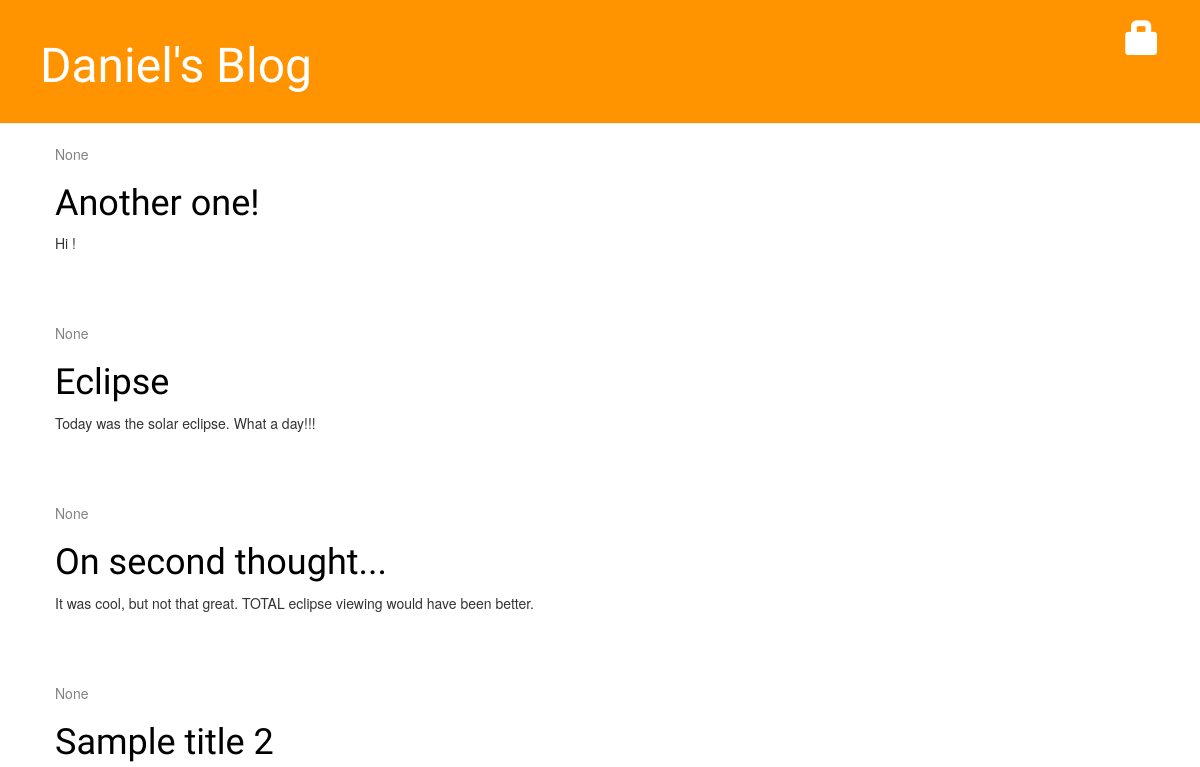
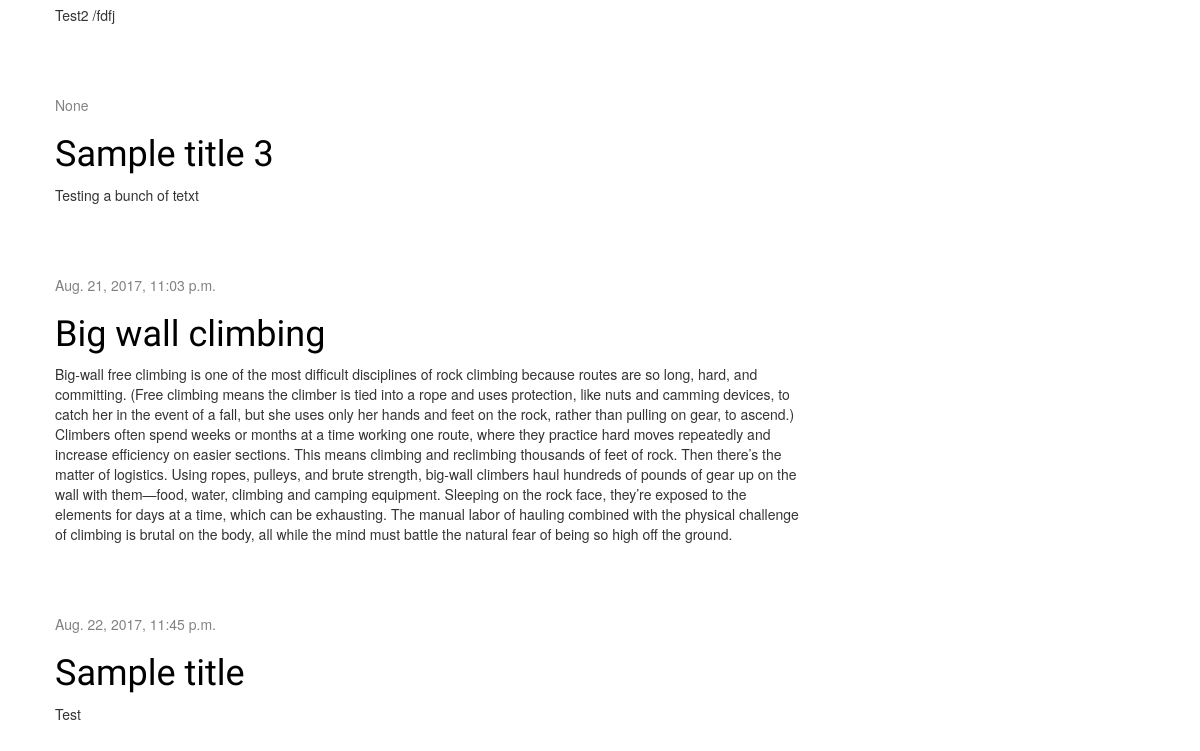
The app's page /, older data (2 pictures, top to bottom).
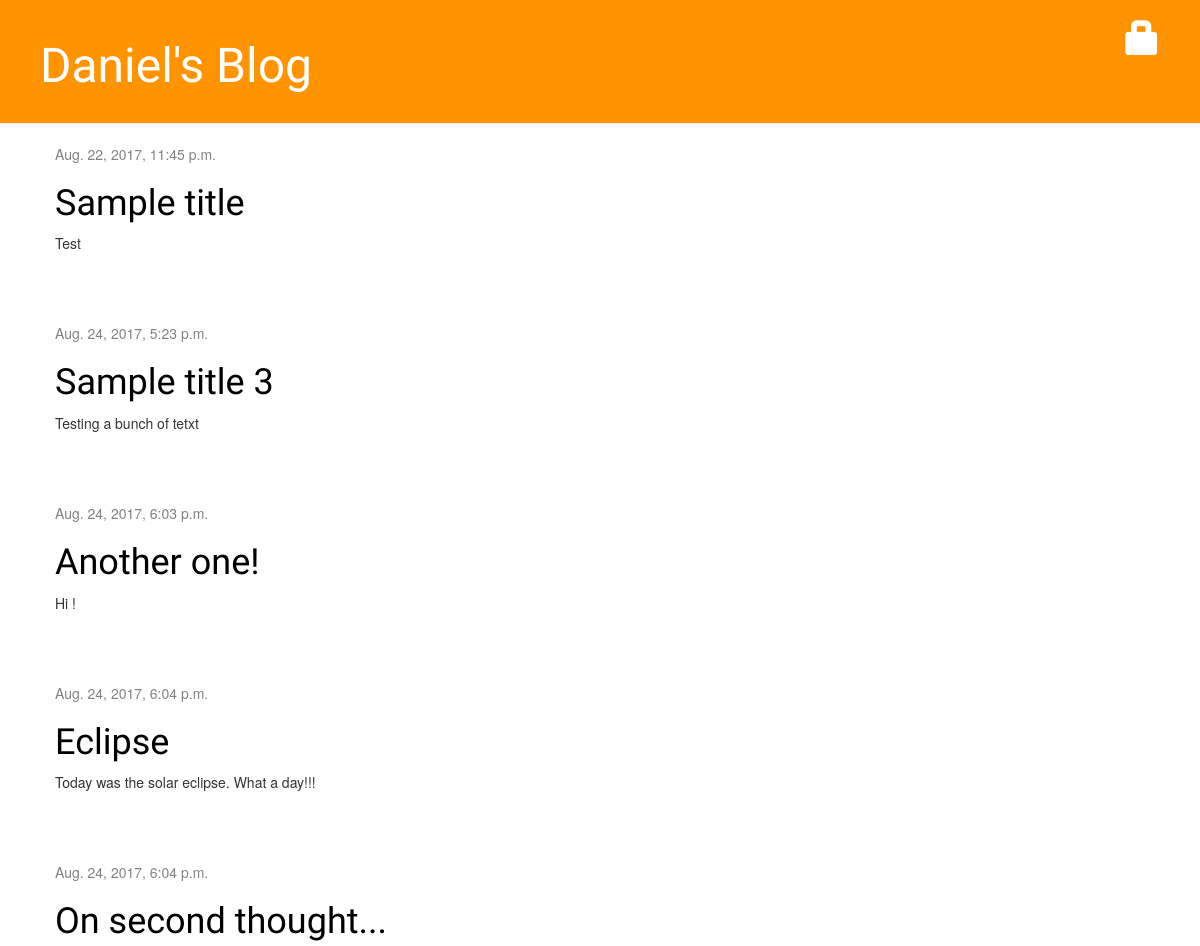
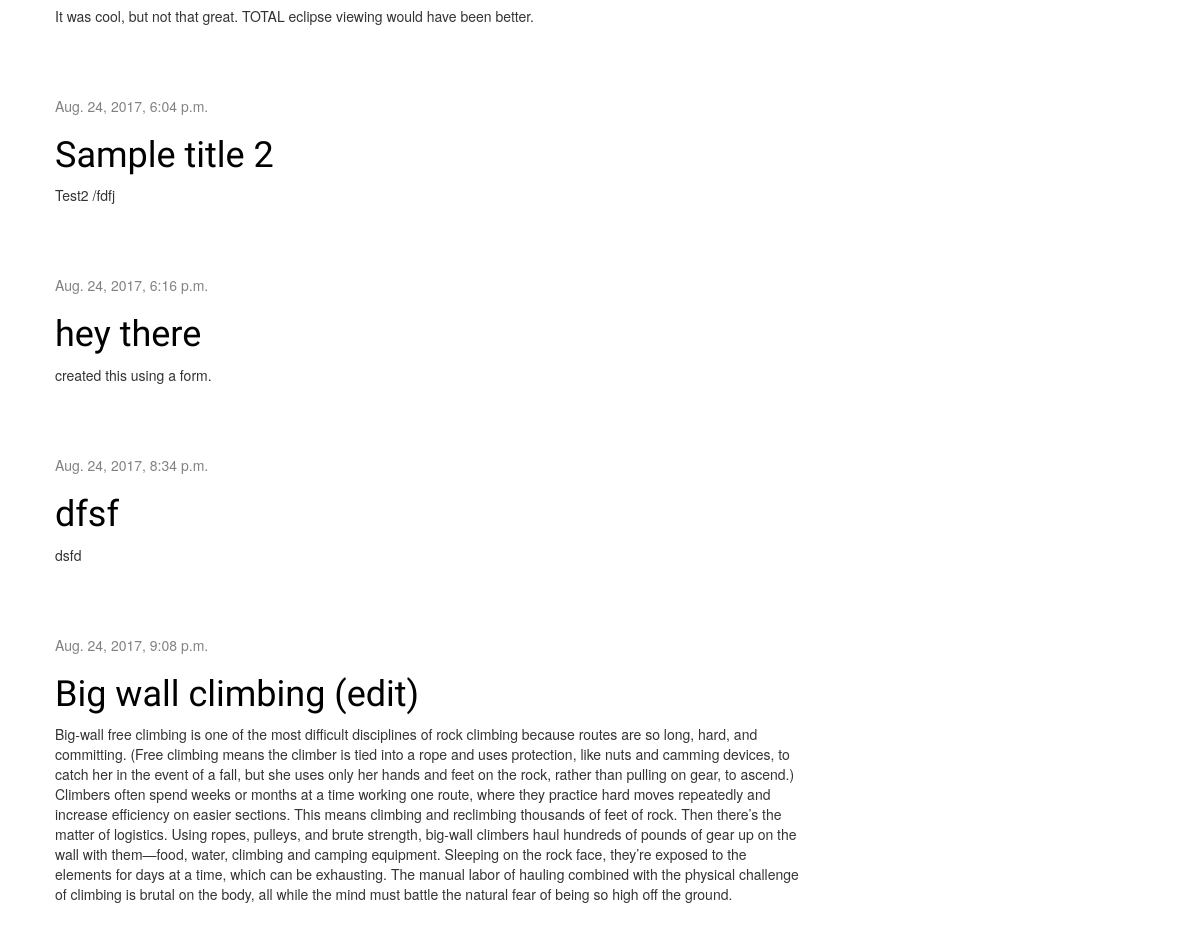
The same page, newer data (2 pictures, top to bottom).
### blog/models.py (models this page shows, shortened)
class Post(models.Model):
    author = models.ForeignKey('auth.User')
    title = models.CharField(max_length=200)
    text = models.TextField()
    created_date = models.DateTimeField(
            default=timezone.now)
    published_date = models.DateTimeField(
            blank=True, null=True)

### blog/views.py (the view)
# urls.py: url(r'^$', views.post_list, name='post_list'),
def post_list(request):
	posts = Post.objects.filter(published_date__lte=timezone.now()).order_by('published_date')
	posts = Post.objects.order_by('published_date')
	return render(request, 'blog/post_list.html', {'posts': posts})

### blog/templates/blog/post_list.html (shortened to what this page needs)
{% extends 'blog/base.html' %}
{% load staticfiles %}
				{% block content %}
				    {% for post in posts %}
				        <div class="post">
				            <div class="date">
				                {{ post.published_date }}
				            </div>
				            <h1><a href="{% url 'post_detail' pk=post.pk %}">{{ post.title }}</a></h1>
				            <p>{{ post.text|linebreaksbr }}</p>
				        </div>
				    {% endfor %}
				{% endblock %}

### blog/templates/blog/base.html (shortened to what this page needs)
{% load staticfiles %}
<html>
    <head>
        <link rel="stylesheet" href="//maxcdn.bootstrapcdn.com/bootstrap/3.2.0/css/bootstrap.min.css">
        <link rel="stylesheet" href="//maxcdn.bootstrapcdn.com/bootstrap/3.2.0/css/bootstrap-theme.min.css">
        <link rel="stylesheet" href="{% static 'css/blog.css' %}">
    </head>
	<body>
	    <div class="page-header">
	    	{% if user.is_authenticated %}
    			<a href="{% url 'post_new' %}" class="top-menu"><span class="glyphicon glyphicon-plus"></span></a>
    			<a href="{% url 'post_draft_list' %}" class="top-menu"><span class="glyphicon glyphicon-edit"></span></a>
				<p class="top-menu">Hello {{ user.username }} <small>(<a href="{% url 'logout' %}">Log out</a>)</small></p>
			{% else %}
				<a href="{% url 'login' %}" class="top-menu"><span class="glyphicon glyphicon-lock"></span></a>
			{% endif %}
	        <h1><a href="/">Daniel's Blog</a></h1>
	    </div>
	    <div class="content container">
	        <div class="row">
	            <div class="col-md-8">
	            {% block content %}
	            {% endblock %}
	            </div>
	        </div>
	    </div>
	</body>
</html>

### blog/static/css/blog.css (style rules this page uses)
.page-header { background-color: #ff9400; margin-top: 0; padding: 20px 20px 20px 40px; }
.page-header h1, .page-header h1 a, .page-header h1 a:visited, .page-header h1 a:active { color: #ffffff; font-size: 36pt; text-decoration: none; }
.content { margin-left: 40px; }
h1, h2, h3, h4 { font-family: 'Lobster', cursive; }
.date { color: #828282; }
.top-menu, .top-menu:hover, .top-menu:visited { color: #ffffff; float: right; font-size: 26pt; margin-right: 20px; }
.post { margin-bottom: 70px; }
.post h1 a, .post h1 a:visited { color: #000000; }

Row changes from the older to the newer data that the page shows:
shown differently, row unchanged: Post "Sample title": moves up the list
changed Post "Sample title 3": published_date "None" → "Aug. 24, 2017, 5:23 p.m."; moves up the list
changed Post "Another one!": published_date "None" → "Aug. 24, 2017, 6:03 p.m."
changed Post "Eclipse": published_date "None" → "Aug. 24, 2017, 6:04 p.m."
changed Post "It was cool, but not that great. TOTAL eclipse viewing would have been better.": published_date "None" → "Aug. 24, 2017, 6:04 p.m."
changed Post "Sample title 2": published_date "None" → "Aug. 24, 2017, 6:04 p.m."
added Post: published_date "Aug. 24, 2017, 6:16 p.m.", title "hey there", text "created this using a form."
added Post: published_date "Aug. 24, 2017, 8:34 p.m.", title "dfsf", text "dsfd"
changed Post: published_date "Aug. 21, 2017, 11:03 p.m." → "Aug. 24, 2017, 9:08 p.m."; title "Big wall climbing" → "Big wall climbing (edit)"
